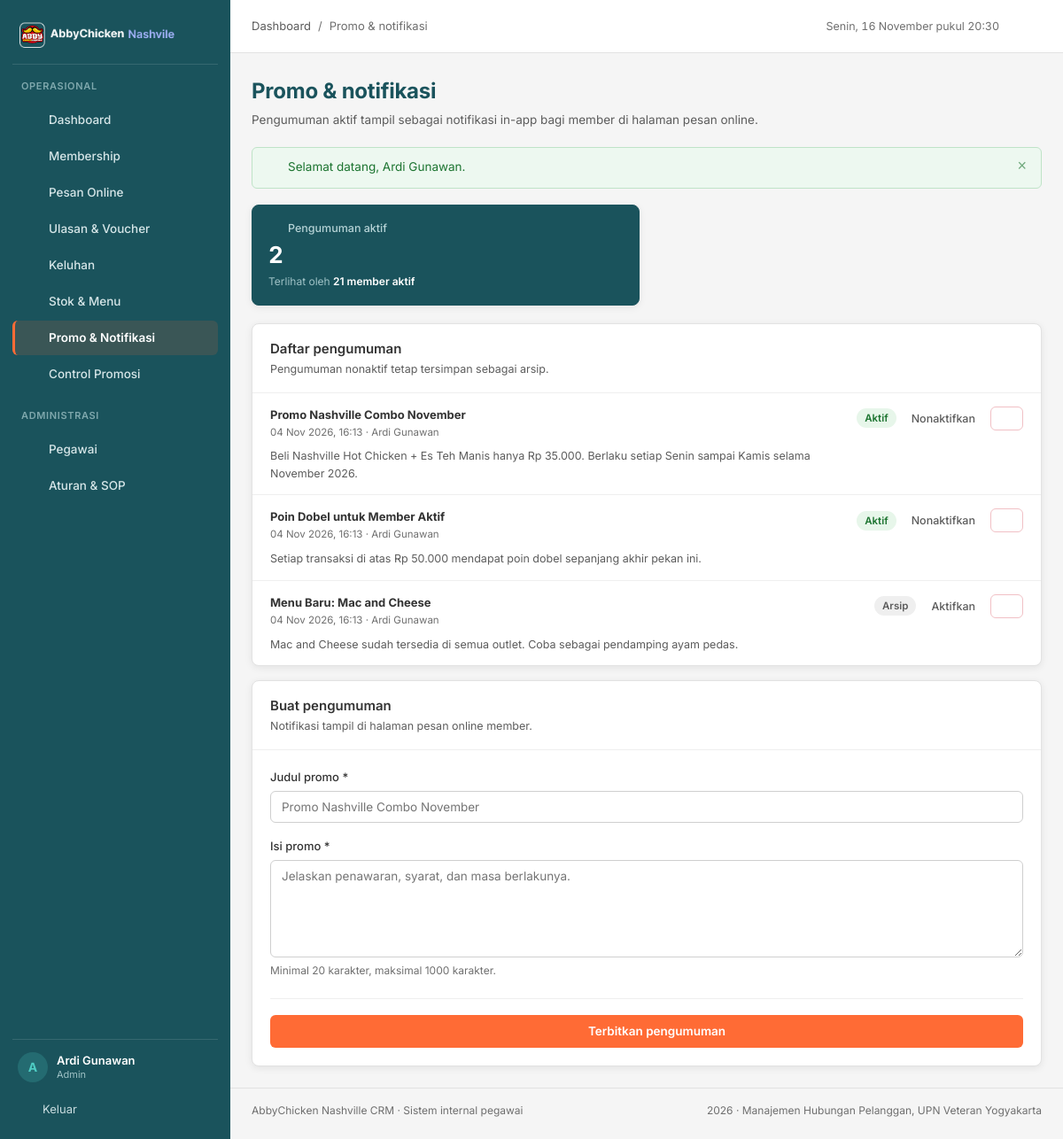
Page /pages/promo/index.php (signed in) on the committed database.
### tables this page shows
CREATE TABLE `pengumuman` (
  `pengumuman_id` int(11) NOT NULL AUTO_INCREMENT,
  `pegawai_id` int(11) DEFAULT NULL,
  `judul` varchar(150) NOT NULL,
  `isi` text NOT NULL,
  `aktif` tinyint(1) NOT NULL DEFAULT 1,
  `created_at` timestamp NOT NULL DEFAULT current_timestamp(),
  PRIMARY KEY (`pengumuman_id`),
  KEY `idx_pengumuman_aktif` (`aktif`,`created_at`),
  KEY `fk_pengumuman_pegawai` (`pegawai_id`),
  CONSTRAINT `fk_pengumuman_pegawai` FOREIGN KEY (`pegawai_id`) REFERENCES `pegawai` (`pegawai_id`) ON DELETE SET NULL
);

CREATE TABLE `pegawai` (
  `pegawai_id` int(11) NOT NULL AUTO_INCREMENT,
  `email` varchar(100) NOT NULL,
  `password` varchar(255) NOT NULL,
  `nama` varchar(100) NOT NULL,
  `role` enum('Admin','Kasir','PIC Keluhan','Pimpinan') NOT NULL,
  `alamat` text DEFAULT NULL,
  `no_telp` varchar(15) DEFAULT NULL,
  `created_at` timestamp NOT NULL DEFAULT current_timestamp(),
  PRIMARY KEY (`pegawai_id`),
  UNIQUE KEY `uq_pegawai_email` (`email`),
  KEY `idx_pegawai_role` (`role`)
);

### pages/promo/index.php (the view, shortened to what this page needs)
<?php
require_once __DIR__ . '/../../config/database.php';
$error = [];
$data  = ['judul' => '', 'isi' => ''];
$daftar = mysqli_query($conn, "SELECT p.*, pg.nama AS penulis
    FROM pengumuman p LEFT JOIN pegawai pg ON pg.pegawai_id = p.pegawai_id
    ORDER BY p.aktif DESC, p.created_at DESC");
$total_aktif = (int) (mysqli_fetch_assoc(mysqli_query($conn, 'SELECT COUNT(*) n FROM pengumuman WHERE aktif = 1'))['n'] ?? 0);
$member_aktif = (int) (mysqli_fetch_assoc(mysqli_query($conn, "SELECT COUNT(*) n FROM member WHERE member_status = 'aktif'"))['n'] ?? 0);
require_once __DIR__ . '/../../includes/header.php';
?>
<section class="kpi-grid">
  <article class="kpi kpi--accent">
    <p class="kpi__label"><?= icon('bell', 15) ?> Pengumuman aktif</p>
    <p class="kpi__value"><?= $total_aktif ?></p>
    <p class="kpi__meta">Terlihat oleh <strong><?= $member_aktif ?> member aktif</strong></p>
  </article>
</section>
<section class="detail-grid">
  <article class="card">
    <div class="card__head">
      <div>
        <h2>Daftar pengumuman</h2>
        <p>Pengumuman nonaktif tetap tersimpan sebagai arsip.</p>
      </div>
    </div>
    <?php if (mysqli_num_rows($daftar) === 0): ?>
      <div class="empty">
        <div class="empty__icon"><?= icon('bell', 20) ?></div>
        <h3>Belum ada pengumuman</h3>
        <p>Buat pengumuman promo pertama agar member mengetahui penawaran terbaru.</p>
      </div>
    <?php else: ?>
      <ul class="mini-list">
        <?php while ($p = mysqli_fetch_assoc($daftar)): ?>
          <li style="align-items:flex-start;padding:14px 20px">
            <span class="mini-list__name">
              <strong><?= e($p['judul']) ?></strong>
              <small style="margin-top:2px"><?= e(tanggal_id($p['created_at'], true)) ?> · <?= e($p['penulis'] ?? 'Sistem') ?></small>
              <span class="text-small mt-8" style="display:block;color:var(--gray-600)"><?= e(potong($p['isi'], 130)) ?></span>
            </span>
            <span class="btn-group" style="flex:none">
              <?php if ((int) $p['aktif'] === 1): ?>
                <span class="badge badge--success">Aktif</span>
              <?php else: ?>
                <span class="badge badge--neutral">Arsip</span>
              <?php endif; ?>
              <form class="inline-form" method="post" action="">
                <button class="btn btn--ghost btn--sm" type="submit"><?= (int) $p['aktif'] === 1 ? 'Nonaktifkan' : 'Aktifkan' ?></button>
              </form>
              <form class="inline-form" method="post" action="" data-confirm="Hapus pengumuman ini secara permanen?">
                <button class="btn btn--danger btn--sm" type="submit"><?= icon('trash', 15) ?></button>
              </form>
            </span>
          </li>
        <?php endwhile; ?>
      </ul>
    <?php endif; ?>
  </article>
  <form class="card" method="post" action="" novalidate>
    <div class="card__head">
      <div>
        <h2>Buat pengumuman</h2>
        <p>Notifikasi tampil di halaman pesan online member.</p>
      </div>
    </div>
    <div class="card__body">
      <div class="form-grid form-grid--1">
        <div class="field">
          <label for="judul">Judul promo <span aria-hidden="true">*</span></label>
          <input class="input<?= isset($error['judul']) ? ' is-invalid' : '' ?>" type="text" id="judul" name="judul"
                 value="<?= e($data['judul']) ?>" maxlength="150" placeholder="Promo Nashville Combo November" required>
        </div>
        <div class="field">
          <label for="isi">Isi promo <span aria-hidden="true">*</span></label>
          <textarea class="textarea<?= isset($error['isi']) ? ' is-invalid' : '' ?>" id="isi" name="isi" maxlength="1000"
                    placeholder="Jelaskan penawaran, syarat, dan masa berlakunya." required><?= e($data['isi']) ?></textarea>
          <?php if (isset($error['isi'])): ?>
            <span class="error"><?= e($error['isi']) ?></span>
          <?php else: ?>
            <span class="hint">Minimal 20 karakter, maksimal 1000 karakter.</span>
          <?php endif; ?>
        </div>
      </div>
      <div class="form-actions">
        <button class="btn btn--primary btn--block" type="submit"><?= icon('bell', 16) ?> Terbitkan pengumuman</button>
      </div>
    </div>
  </form>
</section>
<?php require_once __DIR__ . '/../../includes/footer.php'; ?>

### includes/functions.php (shortened to what this page needs)
<?php
function e($value)
{
    return htmlspecialchars((string) $value, ENT_QUOTES, 'UTF-8');
}
function tanggal_id($datetime, $dengan_jam = false)
{
    $bulan = [1 => 'Jan', 'Feb', 'Mar', 'Apr', 'Mei', 'Jun', 'Jul', 'Agu', 'Sep', 'Okt', 'Nov', 'Des'];
    $ts = strtotime($datetime);
    $teks = date('d', $ts) . ' ' . $bulan[(int) date('n', $ts)] . ' ' . date('Y', $ts);
    if ($dengan_jam) {
        $teks .= ', ' . date('H:i', $ts);
    }
    return $teks;
}
function icon($nama, $ukuran = 18)
{
    $isi = $path[$nama] ?? $path['dashboard'];
    return '<svg class="icon" width="' . (int) $ukuran . '" height="' . (int) $ukuran . '" viewBox="0 0 24 24" fill="none" '
        . 'stroke="currentColor" stroke-width="1.6" stroke-linecap="round" stroke-linejoin="round" aria-hidden="true">'
        . $isi . '</svg>';
}
function potong($teks, $batas = 90)
{
    $teks = trim((string) $teks);
    if (mb_strlen($teks) <= $batas) {
        return $teks;
    }
    return mb_substr($teks, 0, $batas - 1) . '…';
}

### rows in the picture
pengumuman: judul "Promo Nashville Combo November", created_at "04 Nov 2026, 16:13", pegawai.nama "Ardi Gunawan", isi "Beli Nashville Hot Chicken + Es Teh Manis hanya Rp 35.000. Berlaku setiap Senin sampai Kamis selama November 2026.", aktif "Aktif", $ukuran 15 (drawn)
pengumuman: judul "Poin Dobel untuk Member Aktif", created_at "04 Nov 2026, 16:13", pegawai.nama "Ardi Gunawan", isi "Setiap transaksi di atas Rp 50.000 mendapat poin dobel sepanjang akhir pekan ini.", aktif "Aktif", $ukuran 15 (drawn)
pengumuman: judul "Menu Baru: Mac and Cheese", created_at "04 Nov 2026, 16:13", pegawai.nama "Ardi Gunawan", isi "Mac and Cheese sudah tersedia di semua outlet. Coba sebagai pendamping ayam pedas.", aktif "Arsip", $ukuran 15 (drawn)

### other values in the picture
$item['label'] "Dashboard"
$item['label'] "Membership"
$item['label'] "Pesan Online"
$item['label'] "Ulasan & Voucher"
$item['label'] "Keluhan"
$item['label'] "Stok & Menu"
$item['label'] "Promo & Notifikasi"
$item['label'] "Control Promosi"
$item['label'] "Pegawai"
$item['label'] "Aturan & SOP"
mb_substr($nama_pegawai, 0, 1) "A"
$nama_pegawai "Ardi Gunawan"
$role_pegawai "Admin"
$page_title "Promo & notifikasi"
$page_subtitle "Pengumuman aktif tampil sebagai notifikasi in-app bagi member di halaman pesan online."
